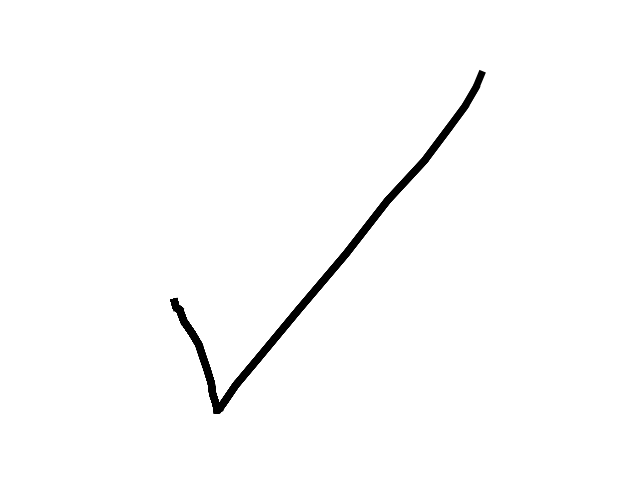
#> input picture trainingset/plot00.png, 640 x 480 px; its folder holds only this picture in this run
$ python createtraining.py
#> lines starting #> are read from the running program, lines starting #| are printed output that depends on the picture
from tkinter import *
import matplotlib
import numpy as np
import matplotlib.pyplot as plt
from collections import deque
from queue import Queue
import datetime

import csv
import os
from tempfile import TemporaryFile
import glob
import cv2

# save image and label to numpy binary files
label_swapper = 0
image_array = []
label_array = []
#files = glob.glob('./*.PNG')
files = glob.glob('./*.png')
for myFile in files:
    image = cv2.imread(myFile)
#> image is the input picture: shape (480, 640, 3); min 0, max 255, mean 251.5
    dim = 20,20
    resized = cv2.resize(image, dim, interpolation = cv2.INTER_AREA)
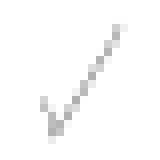
#> resized: shape (20, 20, 3) (shown 8 times larger); min 175, max 255, mean 251.5
    resized_gray = cv2.cvtColor(resized, cv2.COLOR_BGR2GRAY)
    image_array.append(resized_gray)
    label_array.append(label_swapper % 2) # change mod to match amount of gestures to be trained
    label_swapper = label_swapper + 1
np.save('./imageTrain',image_array)
np.save('./labelTrain',label_array)

$ run again, on trainingset/plot004.png
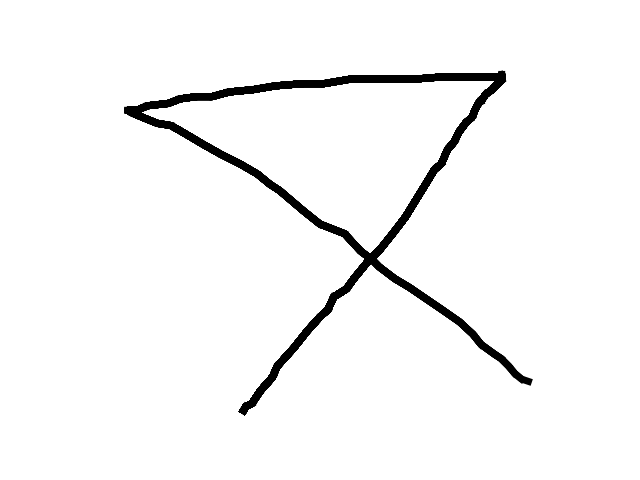
#> input picture trainingset/plot004.png, 640 x 480 px
#> image is the input picture: shape (480, 640, 3); min 0, max 255, mean 246.4
#> `resized = cv2.resize(image, dim, interpolation = cv2.INTER_AREA)`:
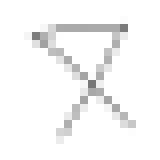
#> resized: shape (20, 20, 3) (shown 8 times larger); min 119, max 255, mean 246.4

$ run again, on trainingset/plot005.png
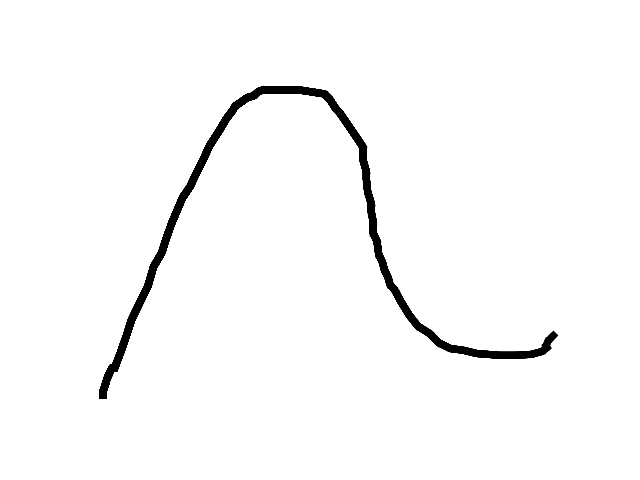
#> input picture trainingset/plot005.png, 640 x 480 px
#> image is the input picture: shape (480, 640, 3); min 0, max 255, mean 249.5
#> `resized = cv2.resize(image, dim, interpolation = cv2.INTER_AREA)`:
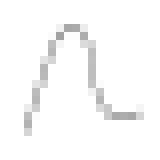
#> resized: shape (20, 20, 3) (shown 8 times larger); min 161, max 255, mean 249.5

$ run again, on trainingset/plot001.png
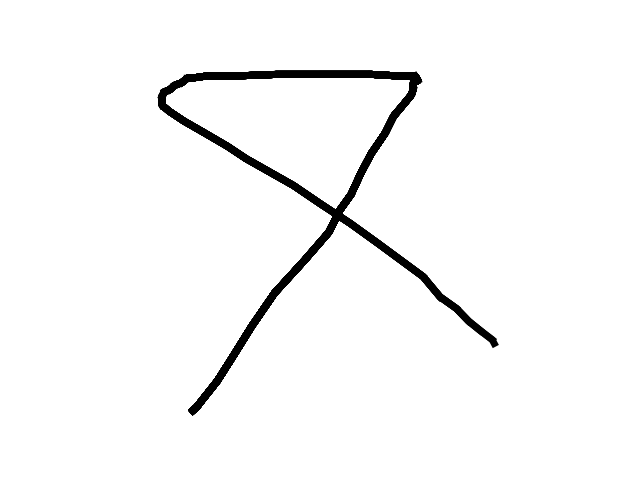
#> input picture trainingset/plot001.png, 640 x 480 px
#> image is the input picture: shape (480, 640, 3); min 0, max 255, mean 247.8
#> `resized = cv2.resize(image, dim, interpolation = cv2.INTER_AREA)`:
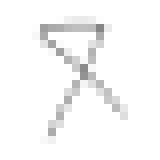
#> resized: shape (20, 20, 3) (shown 8 times larger); min 133, max 255, mean 247.8
